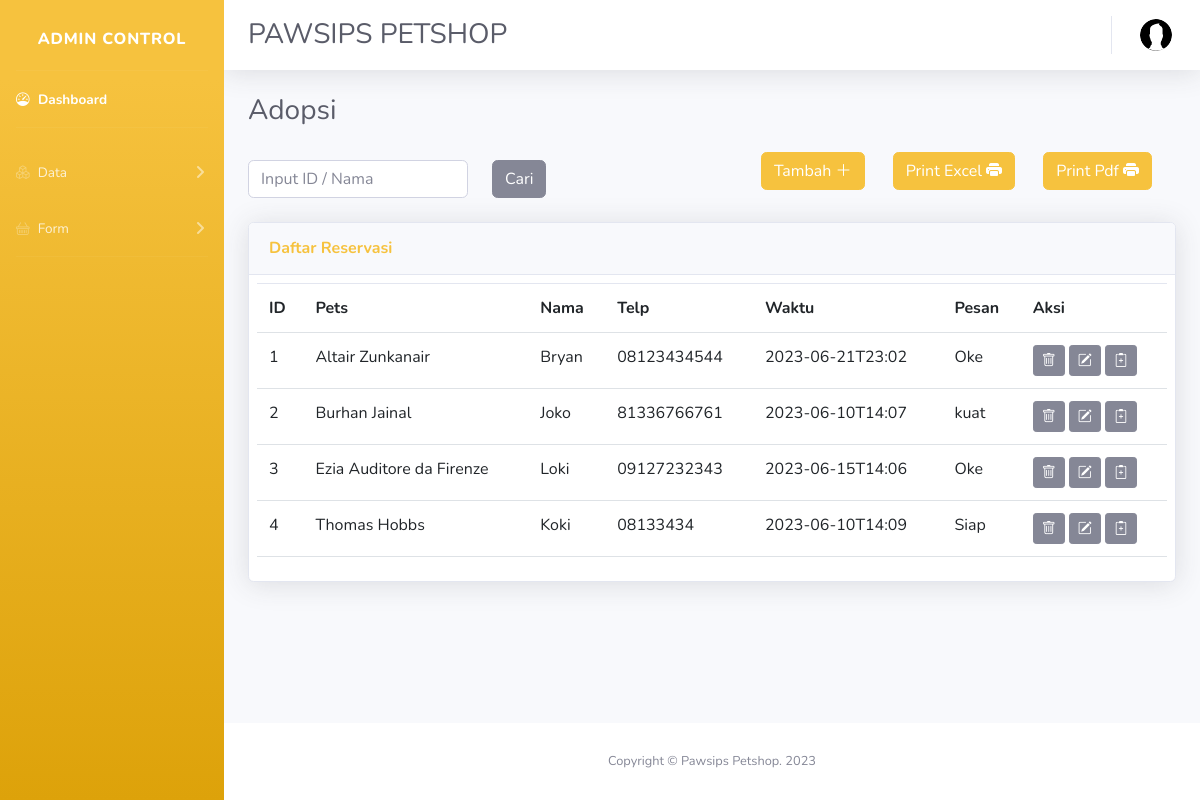
Page /admin/form/adopsi/adopsi.php (signed in) on the committed database.
### tables this page shows
CREATE TABLE `adopsi` (
  `id` int(11) NOT NULL,
  `pet` varchar(10) NOT NULL,
  `nama` varchar(100) NOT NULL,
  `notelp` varchar(30) NOT NULL,
  `waktu` varchar(50) NOT NULL,
  `pesan` text DEFAULT NULL
);

CREATE TABLE `pet` (
  `id` int(5) NOT NULL,
  `kategori_ID` int(5) DEFAULT NULL,
  `nama` varchar(50) DEFAULT NULL,
  `umur` int(15) DEFAULT NULL,
  `vaksin` varchar(20) NOT NULL,
  `deskripsi` varchar(1000) DEFAULT NULL,
  `img` varchar(100) NOT NULL
);

### admin/functions.php (called while the page is built, shortened)
<?php
$conn = mysqli_connect("sql112.infinityfree.com","if0_34427293","DeNOIEZplq2Yya","if0_34427293_db_pet2");
function query ($query){
    global $conn;
    $result = mysqli_query($conn,$query);
    $rows = [];
    while ($row = mysqli_fetch_assoc($result)){
        $rows [] = $row;
    }
    return $rows;
}
?>

### admin/form/adopsi/adopsi.php (the view, shortened to what this page needs)
<?php
require '../../functions.php';
    $adopsi = query("SELECT p.id id, k.nama pet, p.nama nama, notelp, waktu, pesan FROM  adopsi p
                        JOIN pet k ON (p.pet=k.id)");
?>
<!DOCTYPE html>
<html lang="en">
<head>
    <link href="https://cdn.jsdelivr.net/npm/bootstrap@5.3.0-alpha3/dist/css/bootstrap.min.css" rel="stylesheet">
    <link rel="stylesheet" href="https://cdn.jsdelivr.net/npm/bootstrap-icons@1.10.5/font/bootstrap-icons.css">
    <link href="../../css/style2.css" rel="stylesheet">
</head>
<body id="page-top">
    <div id="wrapper">
        <ul class="navbar-nav bg-gradient-warning sidebar sidebar-dark accordion" id="accordionSidebar">
            <a class="sidebar-brand d-flex align-items-center justify-content-center" href="">
                <div class="sidebar-brand-text mx-3 pt-2">Admin Control</div>
            </a>
            <hr class="sidebar-divider my-0">
            <li class="nav-item active">
                <a class="nav-link" href="../../index.php">
                  <i class="bi bi-speedometer"></i>
                    <span>Dashboard</span></a>
            </li>
            <hr class="sidebar-divider">
            <li class="nav-item">
                <a class="nav-link collapsed" href="#" data-toggle="collapse" data-target="#collapseCharts1"
                    aria-expanded="true" aria-controls="collapseCharts1">
                    <i class="bi bi-boxes"></i>
                    <span>Data</span>
                </a>
            </li>
            <li class="nav-item">
                <a class="nav-link collapsed" href="#" data-toggle="collapse" data-target="#collapseCharts2"
                    aria-expanded="true" aria-controls="collapseCharts2">
                    <i class="bi bi-basket"></i>
                    <span>Form</span>
                </a>
            </li>
            <hr class="sidebar-divider d-none d-md-block">
        </ul>
        <div id="content-wrapper" class="d-flex flex-column">
            <div id="content">
                <nav class="navbar navbar-expand navbar-light bg-white topbar mb-4 static-top shadow">
                    <div class="d-sm-flex align-items-center justify-content-between mb-4">
                        <h1 class="h3 mb-0 text-gray-800 pt-4 ps-2">PAWSIPS PETSHOP</h1>
                    </div>
                    <ul class="navbar-nav ml-auto">
                        <li class="nav-item dropdown no-arrow">
                            <a class="nav-link dropdown-toggle" href="#" id="userDropdown" role="button"
                                data-toggle="dropdown" aria-haspopup="true" aria-expanded="false">
                                <img class="img-profile rounded-circle"
                                    src="../../img/undraw_profile.svg">
                            </a>
                        </li>
                    </ul>
                </nav>
                <div class="container-fluid">
                    <div class="d-sm-flex align-items-center justify-content-between mb-4">
                        <h1 class="h3 mb-0 text-gray-800">Adopsi</h1>
                    </div>
                    <div class="row d-flex justify-content-between">
                        <div class="col-md-auto pt-2 pb-4">
                            <form action="" method ="post" class="row g-3">
                                <div class="col-md-auto">
                                    <input class="form-control" type="text" name ="keyword" autofocus placeholder ="Input ID / Nama" autocomplete ="off" required>
                                </div>
                                <div class="col-md-auto">
                                    <button class="btn btn-secondary" type ="submit" name="cari">Cari</button>
                                </div>
                            </form>
                        </div>
                        <div class="col-md-auto ps-3">
                            <a href="tambah.php"><button type="button" class="btn btn-warning me-4">Tambah  <i class="bi bi-plus-lg"></i></button></a>
                        <a href="report.php"><button type="button" class="btn btn-warning me-4">Print Excel  <i class="bi bi-printer-fill"></i></button></a>
<a href="report2.php"><button type="button" class="btn btn-warning me-4">Print Pdf  <i class="bi bi-printer-fill"></i></button></a>
                        </div>
                    </div>
                    <div class="row">
                        <div class="col-xl-12 col-lg-10">
                            <div class="card shadow mb-4">
                                <div class="card-header py-3">
                                    <h6 class="m-0 font-weight-bold text-warning">Daftar Reservasi</h6>
                                </div>
                                <div class="d-flex justify-content-center p-2 pb-2 overflow-y-scroll" style="max-height: 20rem;">
                                    <table class="table align-middle">
                                        <tr>
                                            <th>ID</th>
                                            <th>Pets</th>
                                            <th>Nama</th>
                                            <th>Telp</th>
                                            <th>Waktu</th>
                                            <th>Pesan</th>
                                            <th>Aksi</th>
                                        </tr>
                                    <?php foreach ($adopsi as $row) : ?>
                                    <tr>
                                        <td><?= $row["id"]?></td>
                                        <td><?= ($row["pet"])?></td>
                                        <td><?= ($row["nama"])?></td>
                                        <td><?= ($row["notelp"])?></td>
                                        <td><?= ($row["waktu"])?></td>
                                        <td><?= ($row["pesan"])?></td>
                                        <td class="">
                                            <a href="hapus.php?id=<?= $row["id"];?>" onclick="return confirm('Yakin?');"><button type="button" class="btn btn-secondary btn-sm p-1"><i class="bi bi-trash p-1"></i></button></a>
                                            <a href="ubah.php?id=<?= $row["id"];?>"><button type="button" class="btn btn-secondary btn-sm p-1"><i class="bi bi-pencil-square p-1"></i></button></a>
                                            <a href="tambah.php?id=<?= $row["id"];?>"><button type="button" class="btn btn-secondary btn-sm p-1"><i class="bi bi-clipboard2-plus p-1"></i></button></a>
                                        </td>
                                    </tr>
                                    <?php endforeach ?>
                                    </table>
                                </div>
                            </div>
                        </div>
                    </div>
                </div>
            </div>
            <footer class="sticky-footer bg-white">
                <div class="container my-auto">
                    <div class="copyright text-center my-auto">
                        <span>Copyright &copy;  Pawsips Petshop. 2023</span>
                    </div>
                </div>
            </footer>
        </div>
    </div>
</body>
</html>

### rows in the picture
adopsi: id "1", pet.nama "Altair Zunkanair", nama "Bryan", notelp "08123434544", waktu "2023-06-21T23:02", pesan "Oke"
adopsi: id "2", pet.nama "Burhan Jainal", nama "Joko", notelp "81336766761", waktu "2023-06-10T14:07", pesan "kuat"
adopsi: id "3", pet.nama "Ezia Auditore da Firenze", nama "Loki", notelp "09127232343", waktu "2023-06-15T14:06", pesan "Oke"
adopsi: id "4", pet.nama "Thomas Hobbs", nama "Koki", notelp "08133434", waktu "2023-06-10T14:09", pesan "Siap"
